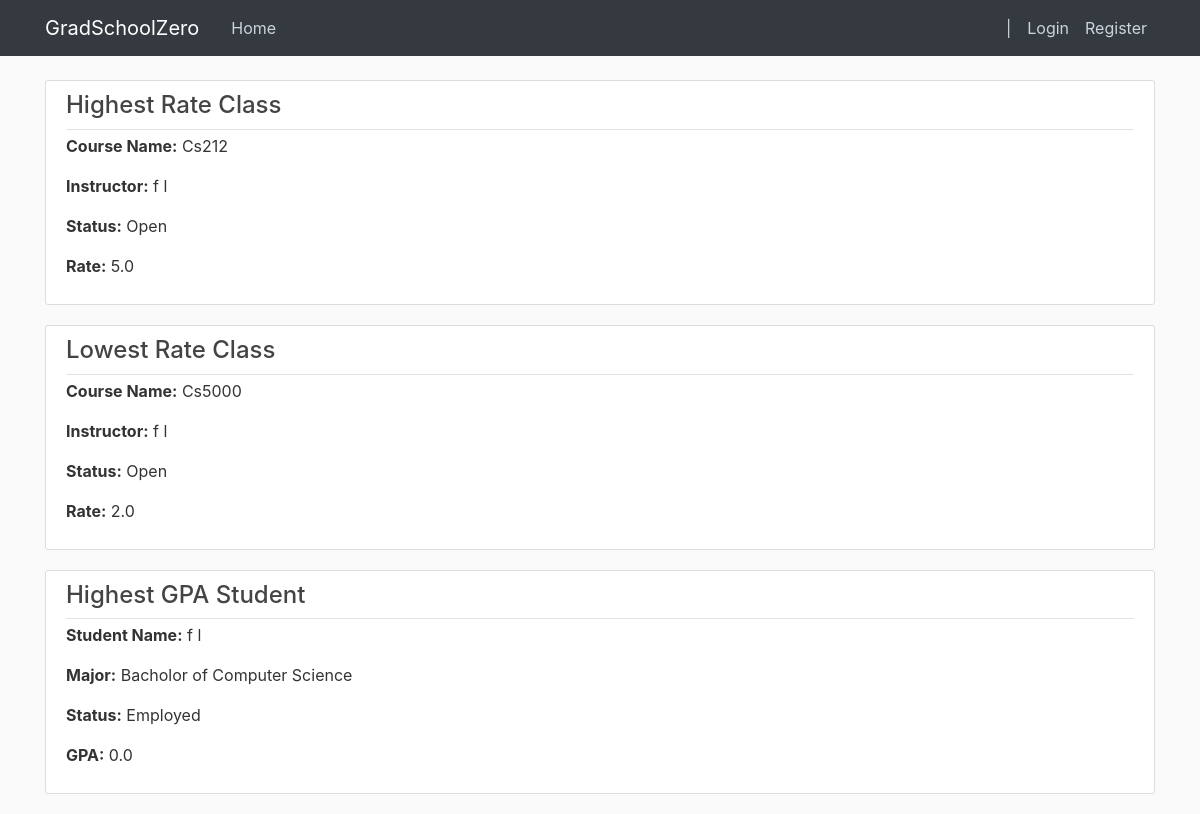
The page /home on the database its author committed.
### cunyzero/models.py (models this page shows, shortened)
class Course(db.Model):
    id = db.Column(db.Integer, primary_key=True)
    instructorId = db.Column(db.Integer, db.ForeignKey('instructor.ownerId'))
    coursename = db.Column(db.String(20), nullable = False, unique = True)
    creationPeriod = db.Column(db.Integer, nullable = True)#for period/semester task logic
    startPeriod = db.Column(db.Integer, nullable = False)#1-9
    endPeriod = db.Column(db.Integer, nullable = False)#1-9
    dayofweek = db.Column(db.String(30), nullable = False)#mo,tu,we,th,fr,sa,su if missing use --
    capacity = db.Column(db.Integer, default=30)
    status = db.Column(db.String(20), nullable = False, default="Open")#status like open, finished, cancelled, etc.
    waitListCapacity = db.Column(db.Integer, default=30)
    rating = db.Column(db.Float, default=None, nullable = True)# ^
    studentcourses = db.relationship('StudentCourse', backref='course', lazy=True)
    def getInstructorName(self):
        instructor = Instructor.query.get(self.instructorId)
        return instructor.firstname + " " + instructor.lastname

class Instructor(db.Model):
    ownerId = db.Column(db.Integer, primary_key=True)
    status = db.Column(db.String(20), default='Employed')#fired, suspended, etc.
    firstname = db.Column(db.String(30), nullable=False)
    lastname = db.Column(db.String(30), nullable=False)
    warning = db.Column(db.Integer, nullable = False, default=0)
    user = db.relationship('User', backref='instructorOwner', lazy=True)
    warnings = db.relationship('Warning', backref='targetInstructor', lazy=True)
    complaints = db.relationship('Complaint', backref='targetInstructor', primaryjoin="Instructor.ownerId==Complaint.targetId", lazy=True)# complaints targeting/complaining about this instructor
    myComplaints = db.relationship('Complaint', backref='complainingInstructor', primaryjoin="Instructor.ownerId==Complaint.complainerId", lazy=True)# complaints from this instructor about other students
    courses = db.relationship('Course', backref='instructor', lazy=True)

class Student(db.Model):
    ownerId = db.Column(db.Integer, primary_key=True)
    firstname = db.Column(db.String(30), nullable=False)
    lastname = db.Column(db.String(30), nullable=False)
    programId = db.Column(db.Integer, db.ForeignKey('program.id'), nullable=False)
    honor = db.Column(db.Integer, nullable = False, default=0)
    status = db.Column(db.String(20), default='Employed')#suspended, graduated, etc.
    fine = db.Column(db.Float, nullable = False, default=0)
    gpa = db.Column(db.Float, nullable = False, default=0.0)
    warning = db.Column(db.Integer, nullable = False, default=0)
    enrollmentPermission = db.Column(db.Boolean, nullable=False, default=False)#special enrollment permission
    user = db.relationship('User', backref='studentOwner', lazy=True)
    courses = db.relationship('StudentCourse', backref='student', lazy=True)
    application = db.relationship('GraduationApplication', backref='applicant', lazy=True)
    warnings = db.relationship('Warning', backref='targetStudent', lazy=True)
    complaints = db.relationship('Complaint', backref='targetStudent', primaryjoin="Student.ownerId==Complaint.targetId", lazy=True)# complaints targeting/complaining about this student
    myComplaints = db.relationship('Complaint', backref='complainingStudent', primaryjoin="Student.ownerId==Complaint.complainerId", lazy=True)# complaints from this student about others

class Program(db.Model):
    id = db.Column(db.Integer, primary_key=True)
    name = db.Column(db.String(20), unique=True, nullable=False)
    capacity = db.Column(db.Integer, nullable=False, default=10)
    enrolled_total = db.Column(db.Integer, nullable=False, default=0)

### cunyzero/routes.py (the view)
@app.route('/')
@app.route('/home')
def home():
    courses = Course.query.order_by(Course.rating)
    courses_without_null = []
    for course in courses:
        if course.rating:
            courses_without_null.append(course)
        else:
            continue
    students = db.session.query(Student, Program)\
        .join(Program, Program.id == Student.programId).order_by(Student.gpa)
    return render_template("home.html", courses=courses_without_null, students=students)

### cunyzero/templates/home.html (shortened to what this page needs)
{% extends "layout.html"%}
{% block content %}
    {% if courses %}
        {% with course = courses[-1] %}
            <article class="media content-section">
                <div class="media-body">
                    <div class="article-metadata">
                        <H4>Highest Rate Class</H4>
                    </div>
                    <p class="article-content"><strong>Course Name:</strong> {{ course.coursename }}</p>
                    <p class="article-content"><strong>Instructor:</strong> {{ course.getInstructorName() }}</p>
                    <p class="article-content"><strong>Status:</strong> {{ course.status }}</p>
                    <p class="article-content"><strong>Rate:</strong> {{ course.rating }}</p>
                </div>
            </article>
        {% endwith %}
        {% with course = courses[0] %}
            <article class="media content-section">
            <div class="media-body">
            <div class="article-metadata">
                <H4>Lowest Rate Class</H4>
            </div>
            <p class="article-content"><strong>Course Name:</strong> {{ course.coursename }}</p>
            <p class="article-content"><strong>Instructor:</strong> {{ course.getInstructorName() }}</p>
            <p class="article-content"><strong>Status:</strong> {{ course.status }}</p>
            <p class="article-content"><strong>Rate:</strong> {{ course.rating }}</p>
            </div>
            </article>
        {% endwith %}
    {% endif %}
    {% if students %}
        {% with student = students[-1] %}
        <article class="media content-section">
            <div class="media-body">
                <div class="article-metadata">
                    <H4>Highest GPA Student</H4>
                </div>
                <p class="article-content"><strong>Student Name:</strong> {{ student.Student.firstname }} {{ student.Student.lastname }}</p>
                <p class="article-content"><strong>Major:</strong> {{ student.Program.name }}</p>
                <p class="article-content"><strong>Status:</strong> {{ student.Student.status }}</p>
                <p class="article-content"><strong>GPA:</strong> {{ student.Student.gpa }}</p>
            </div>
        </article>
        {% endwith %}
    {% endif %}
{% endblock content %}

### cunyzero/templates/layout.html (shortened to what this page needs)
<!DOCTYPE html>
<html lang="en">
<head>
    <link rel="stylesheet" href="https://maxcdn.bootstrapcdn.com/bootstrap/4.0.0/css/bootstrap.min.css">
    <link rel="stylesheet" type="text/css" href="{{ url_for('static', filename='main.css') }}">
    <link rel="stylesheet" type="text/css" href="{{ url_for('static', filename='uicons-regular-rounded.css') }}">
</head>
<body id="bootstrap-overrides">
    <header class="site-header">
        <nav class="navbar navbar-expand-md navbar-dark bg-dark fixed-top">
            <div class="container">
                <a class="navbar-brand mr-4" href="/">GradSchoolZero</a>
                <div class="collapse navbar-collapse" id="navbarToggle">
                    <div class="navbar-nav mr-auto">
                        <a class="nav-item nav-link" href="{{ url_for('home') }}">Home</a>
                    </div>
                    <div class="navbar-nav">
                        <span class="nav-item nav-link" id="split"> | </span>
                        {% if current_user.is_authenticated %}
                            {% if current_user.role == 'Visitor' %}
                                <a class="nav-item nav-link" href="{{ url_for('enrollment_application') }}">Enrollment</a>
                                <a class="nav-item nav-link" href="{{ url_for('logout') }}">Logout</a>
                            {% else %}
                                <a class="nav-item nav-link" href="{{ url_for('account') }}">Account</a>
                                <a class="nav-item nav-link" href="{{ url_for('logout') }}">Logout</a>
                            {% endif %}
                        {% else %}
                            <a class="nav-item nav-link" href="{{ url_for('login') }}">Login</a>
                            <a class="nav-item nav-link" href="{{ url_for('register') }}">Register</a>
                        {% endif %}
                    </div>
                </div>
            </div>
        </nav>
    </header>
    <main role="main" class="container">
        <div class="row">
            <div class="col-md-12">
                {% block content %}{% endblock %}
            </div>
        </div>
    </main>
</body>
</html>

### cunyzero/static/main.css (style rules this page uses)
body { background: #fafafa; color: #333333; margin-top: 5rem; }
h1, h2, h3, h4, h5, h6 { color: #444444; }
.site-header .navbar-nav .nav-link { color: #cbd5db; }
.content-section { background: #ffffff; padding: 10px 20px; border: 1px solid #dddddd; border-radius: 3px; margin-bottom: 20px; }
.article-content { white-space: pre-line; }
.article-metadata { padding-bottom: 1px; margin-bottom: 4px; border-bottom: 1px solid #e3e3e3 }

### rows shown on the page
Course: coursename "Cs212", getInstructorName "f l", status "Open", rating "5.0"
Course: coursename "Cs5000", getInstructorName "f l", status "Open", rating "2.0"
Student: Student.firstname "f", Student.lastname "l", Student.status "Employed", Student.gpa "0.0"
Program: Program.name "Bacholor of Computer Science"
